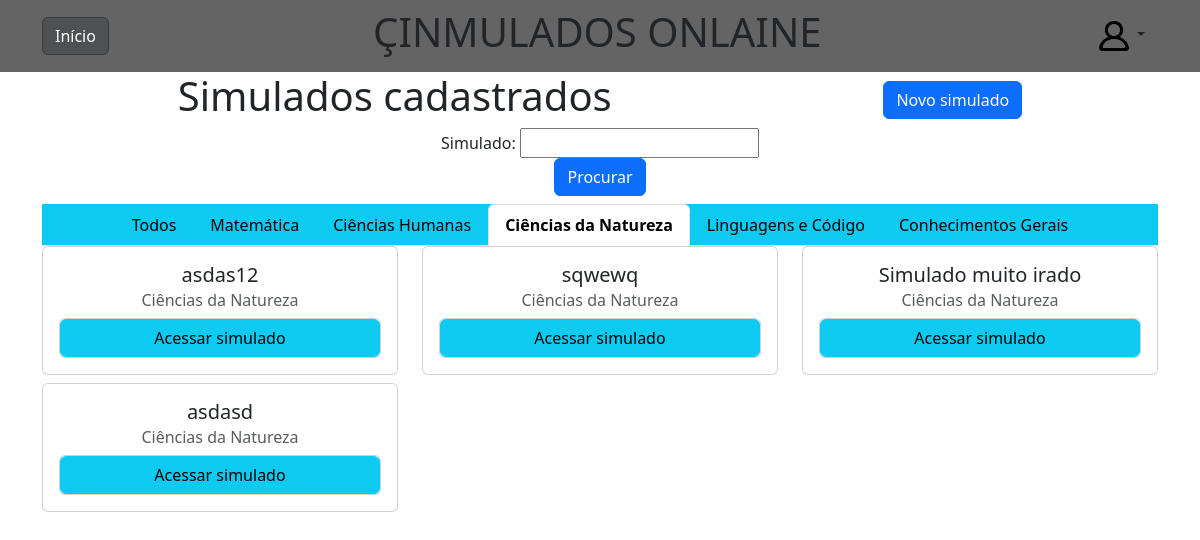
Page /list-tests/3 on the earlier database version.
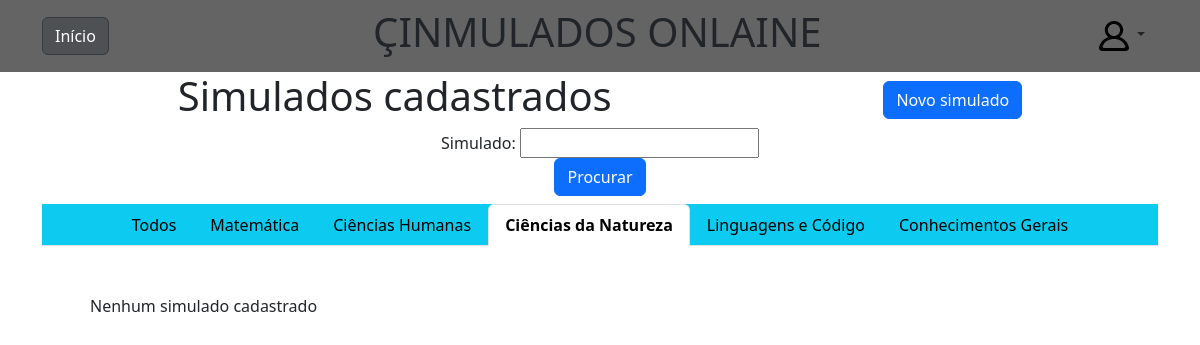
Same page on the later database version.
### tests/models.py (models this page shows, shortened)
class Test(models.Model):
    title = models.CharField(max_length=60)
    theme = models.CharField(max_length=2, choices=THEME_CHOICE)
    questions = models.ManyToManyField(Question)
    class Meta:
        verbose_name = "Simulado"
        verbose_name_plural = "Simulados"

### tests/views.py (the view)
# urls.py: path('list-tests/<int:theme_id>', views.list_tests, name='list_tests'),
def list_tests(request, theme_id):
    if request.method == 'GET':
        if theme_id<1 or theme_id> 5:
            tests = Test.objects.all()
        else:
            tests = Test.objects.filter(theme=theme_id)
    else:
        query = request.POST.get('query')
        tests = Test.objects.filter(Q(title__icontains=query))
    search_form = SearchForm()
    context = {
        'tests': tests,
        'tema': theme_id,
        'search_form': search_form
    }
    return render(request, 'tests/list-tests.html', context )

### tests/forms.py
class SearchForm(forms.Form):
    query = forms.CharField(label='Simulado', max_length=100, required=True)

### tests/templates/tests/list-tests.html
{% extends 'tests/tests-nav.html' %}
{% load static %}
{% block tests %}
  <div class="tab-content container" id="nav-tabContent">
    <div class="tab-pane fade show active tests-cards-div" id="nav-todos" role="tabpanel" aria-labelledby="nav-todos-tab">
      {%if tests%}
      <div class="row">
        {% for c in tests %}
        <div class="col-md-4 text-center">
          <div class="card inside-card md-2 mb-2 ">
            <div class="card-body">
              <h5 class="card-title">{{c.title}}</h5>
              <h6 class="card-subtitle mb-2 text-muted"> {{c.get_theme_display}}</h6>
              <div class="card">
                <a href="{% url 'tests:test_details' c.id%}" class=" btn btn-info card-link">Acessar simulado</a>
              </div>
            </div>
          </div>
        </div>
        {% endfor %}
      </div>
      {%else%}
      <div class="m-5">Nenhum simulado cadastrado</div>
      {%endif%}
    </div>
  </div>
{% endblock tests %}

Differences in the rows shown:
removed Test: title "asdas12", theme "Ciências da Natureza"
removed Test: title "sqwewq", theme "Ciências da Natureza"
removed Test: title "Simulado muito irado", theme "Ciências da Natureza"
removed Test: title "asdasd", theme "Ciências da Natureza"
Other differences:
text now shown: "Nenhum simulado cadastrado"
